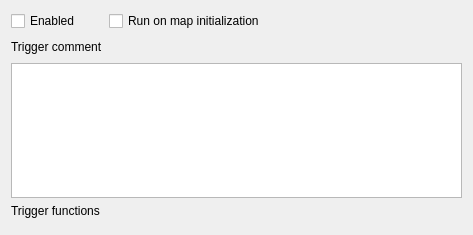
<?xml version="1.0" encoding="UTF-8"?>
<ui version="4.0">
 <class>Trigger</class>
 <widget class="QWidget" name="Trigger">
  <property name="geometry">
   <rect>
    <x>0</x>
    <y>0</y>
    <width>473</width>
    <height>235</height>
   </rect>
  </property>
  <property name="windowTitle">
   <string>Form</string>
  </property>
  <layout class="QGridLayout" name="gridLayout">
   <item row="0" column="0">
    <widget class="QCheckBox" name="checkBox_2">
     <property name="text">
      <string>Enabled</string>
     </property>
    </widget>
   </item>
   <item row="0" column="1">
    <widget class="QCheckBox" name="checkBox">
     <property name="text">
      <string>Run on map initialization</string>
     </property>
    </widget>
   </item>
   <item row="0" column="2">
    <spacer name="horizontalSpacer">
     <property name="orientation">
      <enum>Qt::Horizontal</enum>
     </property>
     <property name="sizeHint" stdset="0">
      <size>
       <width>177</width>
       <height>20</height>
      </size>
     </property>
    </spacer>
   </item>
   <item row="1" column="0">
    <widget class="QLabel" name="label">
     <property name="text">
      <string>Trigger comment</string>
     </property>
    </widget>
   </item>
   <item row="1" column="1">
    <spacer name="horizontalSpacer_2">
     <property name="orientation">
      <enum>Qt::Horizontal</enum>
     </property>
     <property name="sizeHint" stdset="0">
      <size>
       <width>177</width>
       <height>20</height>
      </size>
     </property>
    </spacer>
   </item>
   <item row="2" column="0" colspan="3">
    <widget class="KTextEdit" name="ktextedit"/>
   </item>
   <item row="3" column="0">
    <widget class="QLabel" name="label_2">
     <property name="text">
      <string>Trigger functions</string>
     </property>
    </widget>
   </item>
   <item row="4" column="0" colspan="3">
    <widget class="QWidget" name="widget" native="true"/>
   </item>
  </layout>
 </widget>
 <customwidgets>
  <customwidget>
   <class>KTextEdit</class>
   <extends>QTextEdit</extends>
   <header>ktextedit.h</header>
  </customwidget>
 </customwidgets>
 <resources/>
 <connections/>
</ui>
